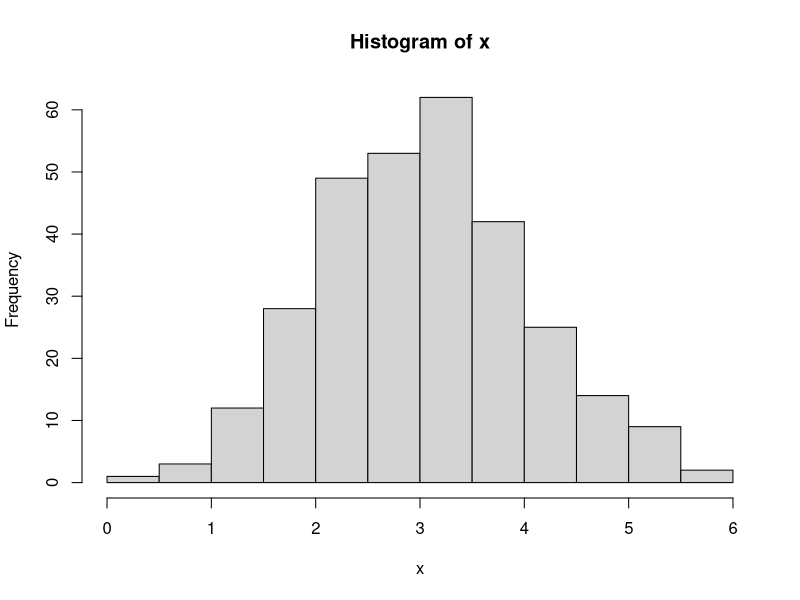
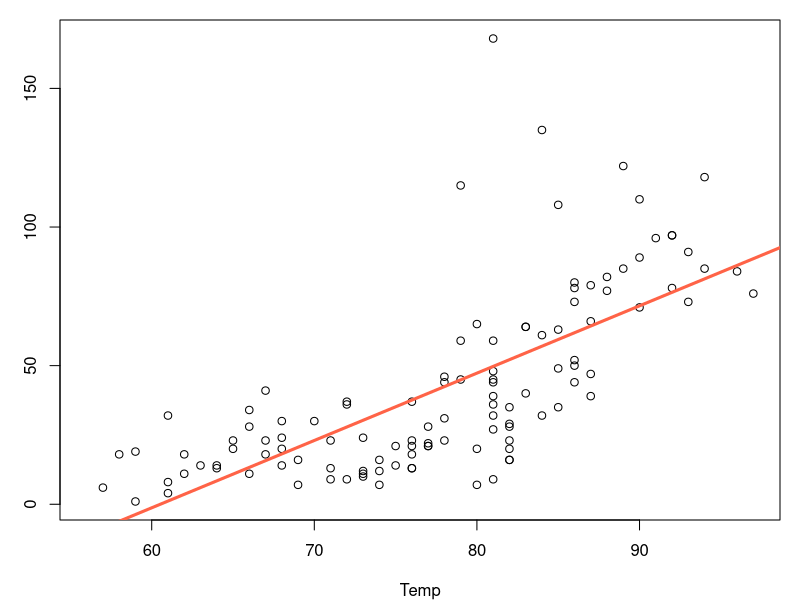

The R source for these figures, in order:
## ---- chunk 1
#| echo: true
#| fig: true
#| fig-width: 8
#| fig-height: 3
#| fig-cap: Histogram of random variable `x`.
x <- rnorm(300, 3, 1)
hist(x)
## ---- chunk 2
#| echo: true
data("airquality")
head(airquality, n = 8)
## ---- chunk 3
#| echo: true
m <- lm(Ozone ~ Temp, data = airquality)
## ---- chunk 4
summary(m)
## ---- chunk 5
#| echo: !expr '-1'
#| fig-height: 3.9
#| fig-width: 5.5
#| out-width: 47%
par(mar = c(4, 3, 1, 1))
plot(Ozone ~ Temp, data = airquality)
abline(m, col = "tomato", lwd = 3)
